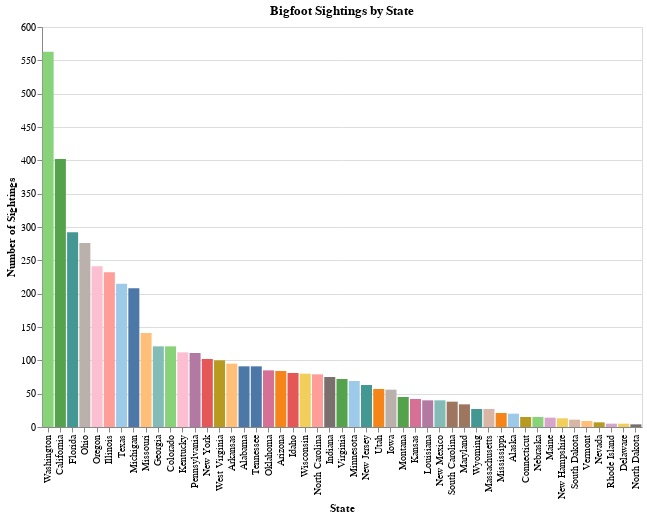

The code cell stored with this chart in its notebook:
### Markdown cell above
## Plot 1 - Bar Chart of Bigfoot Sightings by State

### Code cell
# Plot 1: Bar Chart of Bigfoot sightings by state.
bar_chart = alt.Chart(state_counts).mark_bar().encode(
    x = alt.X("state:N", title = "State", sort = "-y"),
    y = alt.Y("count:Q", title = "Number of Sightings"),
    color = alt.Color("state:N", legend = None, scale = alt.Scale(scheme = "tableau20")),
    tooltip = ["state", "count"]
).properties(
    width = 600,
    height = 400,
    title = "Bigfoot Sightings by State"
)

# Save Plot 1 to JSON.
bar_chart.save("../assets/json/bar_chart.json")
bar_chart.display()

### Figure 1 — Vega-Lite specification as saved in the notebook (floating-point values rounded to 4 significant figures)
{"config": {"view": {"continuousWidth": 300, "continuousHeight": 300}}, "data": {"name": "data-b907f3c64a726b1e6886453b840cdbf6"}, "mark": {"type": "bar"}, "encoding": {"color": {"field": "state", "legend": null, "scale": {"scheme": "tableau20"}, "type": "nominal"}, "tooltip": [{"field": "state", "type": "nominal"}, {"field": "count", "type": "quantitative"}], "x": {"field": "state", "sort": "-y", "title": "State", "type": "nominal"}, "y": {"field": "count", "title": "Number of Sightings", "type": "quantitative"}}, "height": 400, "title": "Bigfoot Sightings by State", "width": 600, "$schema": "https://vega.github.io/schema/vega-lite/v5.20.1.json", "datasets": {"data-b907f3c64a726b1e6886453b840cdbf6": [{"state": "Washington", "count": 563}, {"state": "California", "count": 402}, {"state": "Florida", "count": 292}, {"state": "Ohio", "count": 276}, {"state": "Oregon", "count": 241}, {"state": "Illinois", "count": 232}, {"state": "Texas", "count": 215}, {"state": "Michigan", "count": 208}, {"state": "Missouri", "count": 141}, {"state": "Georgia", "count": 121}, {"state": "Colorado", "count": 121}, {"state": "Kentucky", "count": 112}, {"state": "Pennsylvania", "count": 111}, {"state": "New York", "count": 102}, {"state": "West Virginia", "count": 100}, {"state": "Arkansas", "count": 95}, {"state": "Alabama", "count": 91}, {"state": "Tennessee", "count": 91}, {"state": "Oklahoma", "count": 85}, {"state": "Arizona", "count": 84}, {"state": "Idaho", "count": 81}, {"state": "Wisconsin", "count": 80}, {"state": "North Carolina", "count": 79}, {"state": "Indiana", "count": 75}, {"state": "Virginia", "count": 72}, {"state": "Minnesota", "count": 69}, {"state": "New Jersey", "count": 63}, {"state": "Utah", "count": 57}, {"state": "Iowa", "count": 56}, {"state": "Montana", "count": 45}, {"state": "Kansas", "count": 42}, {"state": "Louisiana", "count": 40}, {"state": "New Mexico", "count": 40}, {"state": "South Carolina", "count": 38}, {"state": "Maryland", "count": 34}, {"state": "Wyoming", "count": 27}, {"state": "Massachusetts", "count": 27}, {"state": "Mississippi", "count": 21}, {"state": "Alaska", "count": 20}, {"state": "Connecticut", "count": 15}, {"state": "Nebraska", "count": 15}, {"state": "Maine", "count": 14}, {"state": "New Hampshire", "count": 13}, {"state": "South Dakota", "count": 11}, {"state": "Vermont", "count": 9}, {"state": "Nevada", "count": 7}, {"state": "Rhode Island", "count": 5}, {"state": "Delaware", "count": 5}, {"state": "North Dakota", "count": 4}]}}
